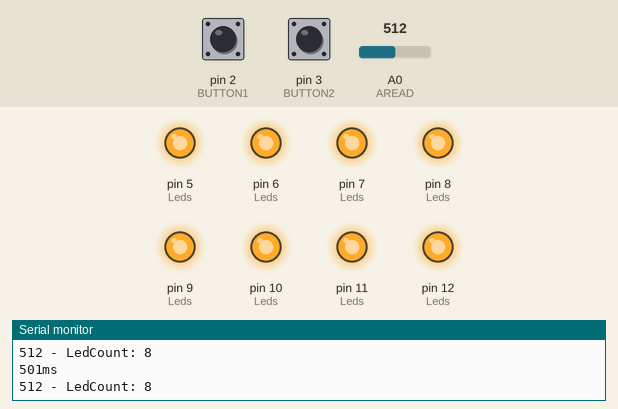
A sketch run on a simulated Arduino Uno, built with avr-gcc and run on an emulated ATmega328P. On the bench: output pins drawn as LEDs (lit = HIGH), the last lines printed to the serial monitor. The inputs (shaded band) are chosen by the test bench; at power-on: pin 3 (BUTTON2) HIGH, pin 2 (BUTTON1) HIGH, A0 (AREAD) = 512.

Above: at 1.8 s.
1.9 s: pin 3 (BUTTON2) pulled LOW for 0.65 s
At 2.9 s:
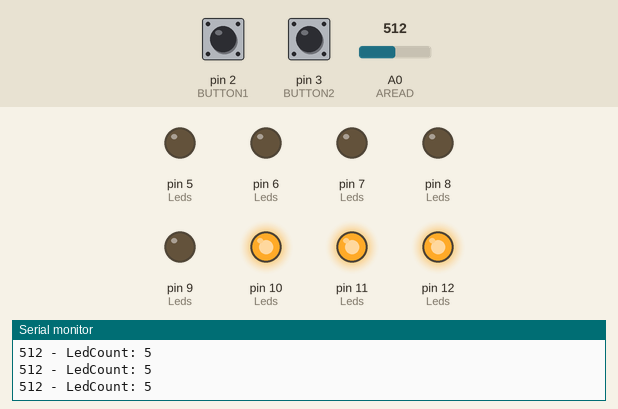
4.0 s: pin 2 (BUTTON1) pulled LOW for 0.65 s
At 4.22 s:
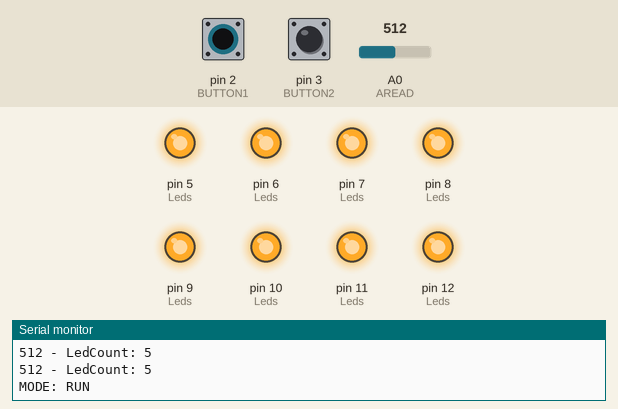
7.1 s: pin 3 (BUTTON2) pulled LOW for 1 s
At 7.7 s:
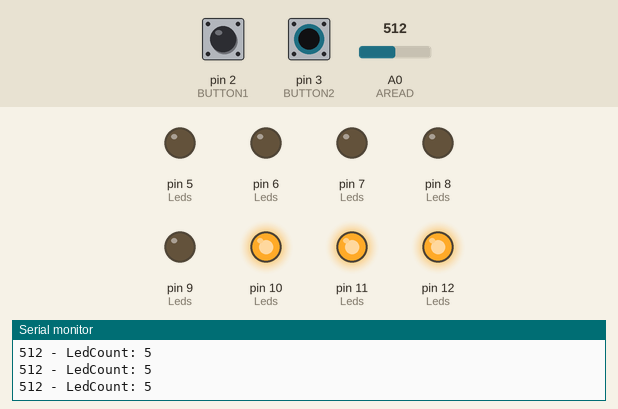
11.2 s: A0 (AREAD) set to 622
14.3 s: A0 (AREAD) set to 647
At 15.5 s:
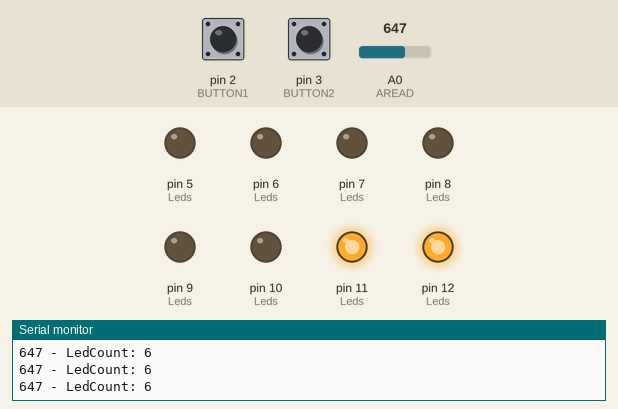
15.8 s: A0 (AREAD) set to 758
17.3 s: A0 (AREAD) set to 784
At 17.9 s:
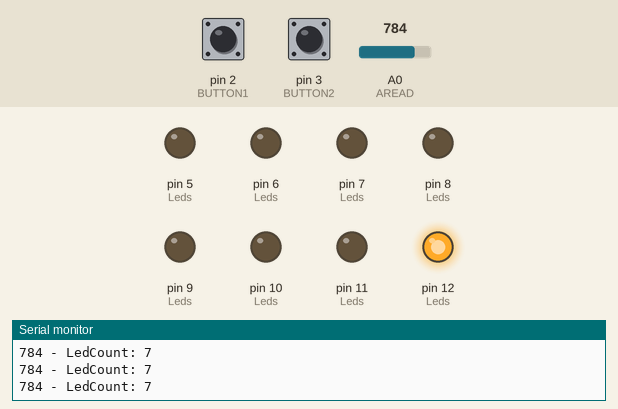
Timing chart, 0 to 19.8 s (numbered marks = the images above; inputs shaded):
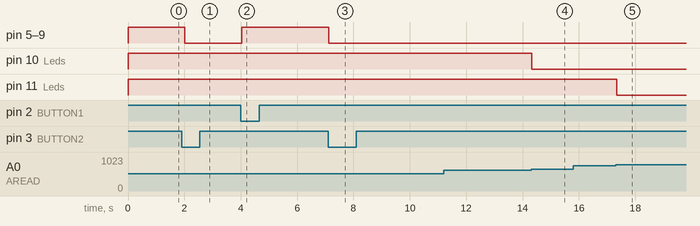

The sketch:

ArdEx_ApproachLights2.ino
```cpp
// Luca De Simone 1592157
// 18.06.2026
// ApproachLights2

// debug print loop times
#define TIMECHECK true

#define AREAD A0
#define BUTTON1 2
#define BUTTON2 3
#define LED1 5
#define LED2 6
#define LED3 7
#define LED4 8
#define LED5 9
#define LED6 10
#define LED7 11
#define LED8 12

#define ON_TIME_MS 2

#define ON LOW
#define OFF HIGH

int Leds[] = {LED1, LED2, LED3, LED4, LED5, LED6, LED7, LED8};

typedef enum { RUN, CONFIG } Mode;

const unsigned long DebounceTime{500};
volatile bool Button1Pressed{false};
volatile bool Button2Pressed{false};
unsigned long LastButton1PressedTime{0};
unsigned long LastButton2PressedTime{0};

int LedSequenceState[] = {0, 0};
int LedCount;
Mode mode{RUN};

unsigned long OffTime_MS = 0;
unsigned int OffTime_MICROSECONDS = 0;

int GetLedCount() { return (analogRead(AREAD)) / 128 + 1; }

void SetLedCount(int count) {

	LedCount = count;
	double FOffTime = 500.0 / LedCount - ON_TIME_MS;

	OffTime_MS = (unsigned long)FOffTime;
	OffTime_MICROSECONDS = round((FOffTime - OffTime_MS) * 1000);

}

void OnButton1Pressed() { Button1Pressed = true; }
void OnButton2Pressed() { Button2Pressed = true; }

void setup() {

	Serial.begin(9600);

	for (int Led : Leds) {
		pinMode(Led, OUTPUT);
		digitalWrite(Led, OFF);
	}

	pinMode(BUTTON1, INPUT_PULLUP);
	pinMode(BUTTON2, INPUT_PULLUP);

	attachInterrupt(digitalPinToInterrupt(BUTTON1), OnButton1Pressed, FALLING);
	attachInterrupt(digitalPinToInterrupt(BUTTON2), OnButton2Pressed, FALLING);

	SetLedCount(8);
}

unsigned long LastTimeCheckTime = 0;
void LedSequence(int Led, int SequenceState) {
	switch (SequenceState) {
	case 0:
		break;

	case 1:
		digitalWrite(Led, ON);
		break;

	case 2:
		delay(ON_TIME_MS);
		break;

	case 3:
		digitalWrite(Led, OFF);
		break;

	case 4:
		delay(OffTime_MS);
		delayMicroseconds(OffTime_MICROSECONDS);

		// TimeCheck -> 500ms +-1
		if (Led == Leds[LedCount - 1] && TIMECHECK) {
			const unsigned long TimeCheckTime = millis();
			Serial.print(TimeCheckTime - LastTimeCheckTime);
			Serial.println("ms");
			LastTimeCheckTime = TimeCheckTime;
		}
		if (Led == Leds[LedCount - 1]) {
			Serial.print(analogRead(AREAD));
			Serial.print(" - LedCount: ");
			Serial.println(LedCount);
		}
		break;
	}
}

void loop() {

	if (Button1Pressed) {
		Button1Pressed = false;
		const unsigned long Button1PressedTime = millis();

		if ((Button1PressedTime - LastButton1PressedTime) > DebounceTime) {
			mode = RUN;
			Serial.println("MODE: RUN");
			LastButton1PressedTime = Button1PressedTime;
		}
	}

	if (Button2Pressed) {
		Button2Pressed = false;
		const unsigned long Button2PressedTime = millis();

		if ((Button2PressedTime - LastButton2PressedTime) > DebounceTime) {
			mode = CONFIG;
			Serial.println("MODE: CONFIG");
			LastButton2PressedTime = Button2PressedTime;
		}
	}

	switch (mode) {
	case CONFIG:

		SetLedCount(GetLedCount());

		Serial.print(analogRead(AREAD));
		Serial.print(" - LedCount: ");
		Serial.println(LedCount);

		for (int i = 0; i < 8; i++) {
			digitalWrite(Leds[i], i < LedCount ? ON : OFF);
		}
		break;

	case RUN:

		for (int i = 0; i < LedCount; i++) {

			if (i != LedSequenceState[0]) {
				digitalWrite(Leds[i], OFF);
			}

			LedSequence(Leds[LedSequenceState[0]], LedSequenceState[1]);
			LedSequenceState[1]++;

			if (LedSequenceState[1] > 4) {
				LedSequenceState[1] = 0;

				LedSequenceState[0]++;

				if (LedSequenceState[0] >= LedCount) {
					LedSequenceState[0] = 0;
				}

			}
		}
		break;
	}
}
```

Measured:
- the behaviour switches between 639 and 640 on A0 (AREAD) (found by bisection; images 3 and 4)
- the behaviour switches between 767 and 768 on A0 (AREAD) (found by bisection; images 4 and 5)
- after the input at 1.9 s, pin 5 (Leds), pin 6 (Leds), pin 7 (Leds), pin 8 (Leds), pin 9 (Leds): HIGH → LOW after 0.11 s
- after the input at 4.0 s, pin 5 (Leds), pin 6 (Leds), pin 7 (Leds), pin 8 (Leds), pin 9 (Leds): LOW → HIGH at once
- after the input at 7.1 s, pin 5 (Leds), pin 6 (Leds), pin 7 (Leds), pin 8 (Leds), pin 9 (Leds): HIGH → LOW at once
- after the input at 14.3 s, pin 10 (Leds): HIGH → LOW at once
- after the input at 17.3 s, pin 11 (Leds): HIGH → LOW at once
